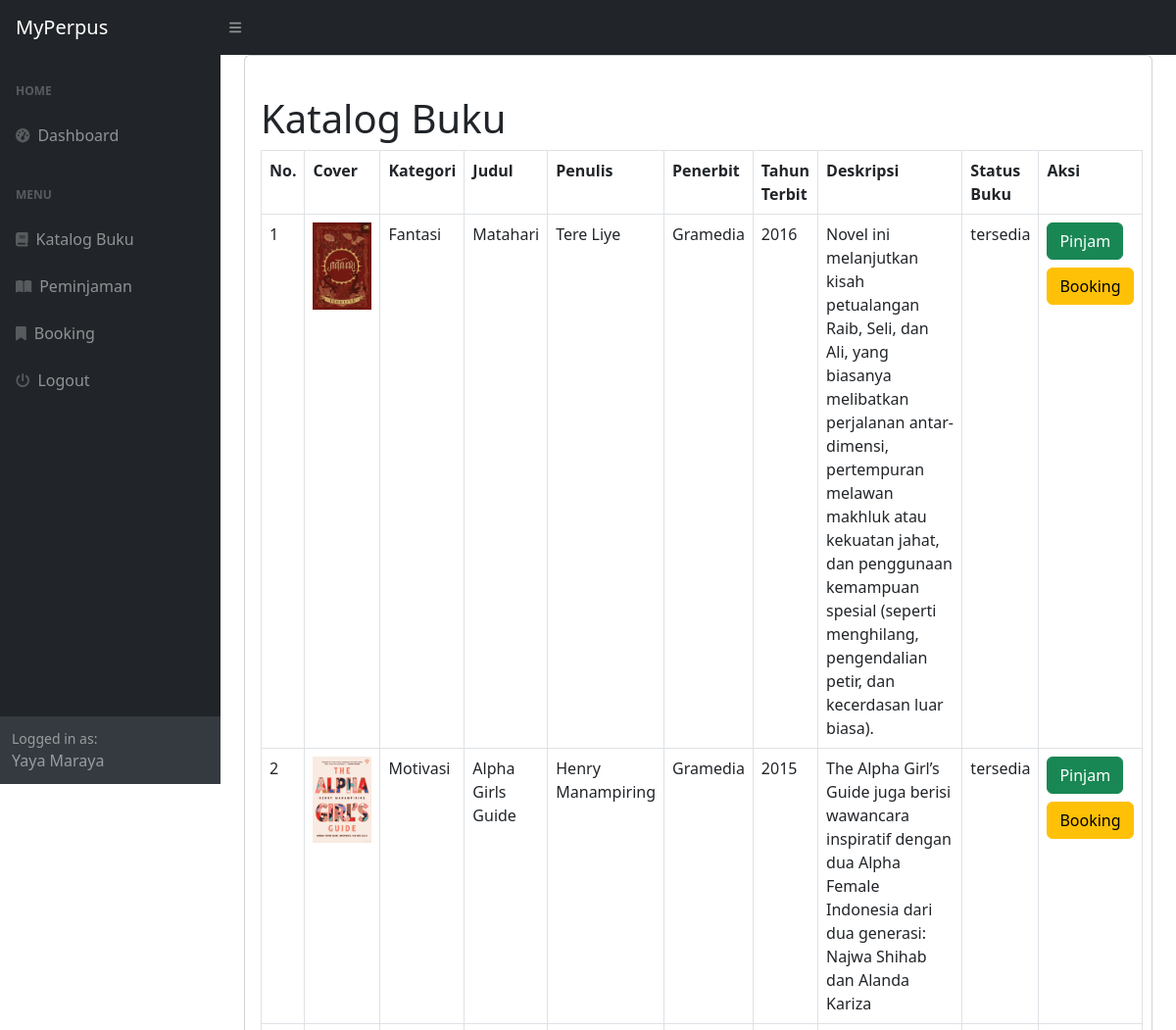
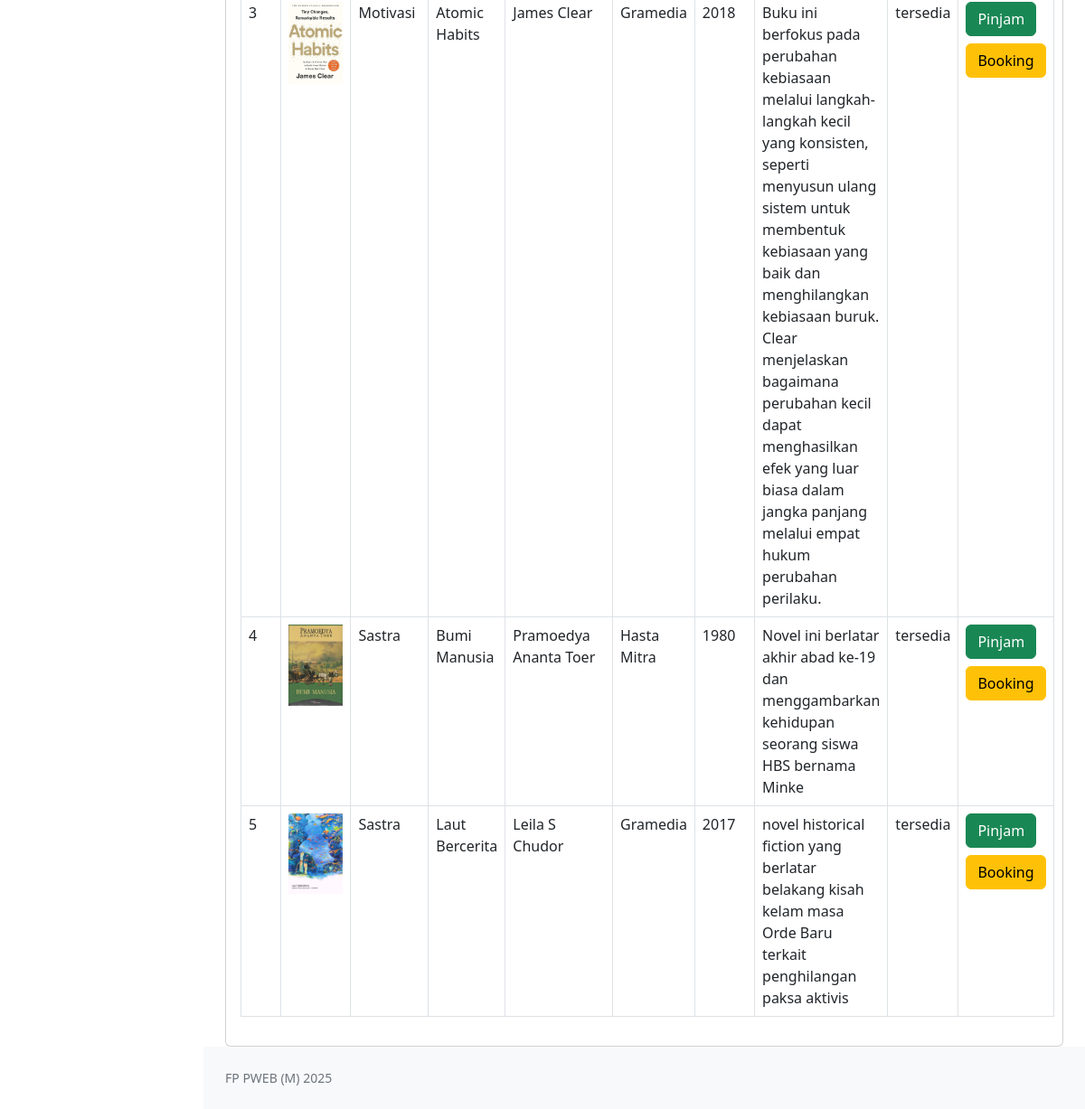
Page /index.php?page=buku (signed in) on the committed database (2 pictures, top to bottom).
### tables this page shows
CREATE TABLE `buku` (
  `id_buku` int(11) NOT NULL,
  `id_kategori` int(11) DEFAULT NULL,
  `judul` varchar(255) DEFAULT NULL,
  `penulis` varchar(255) DEFAULT NULL,
  `penerbit` varchar(255) DEFAULT NULL,
  `tahun_terbit` int(11) DEFAULT NULL,
  `deskripsi` text DEFAULT NULL,
  `status_buku` enum('dipinjam','dibooking','tersedia') DEFAULT 'tersedia',
  `cover` varchar(255) DEFAULT NULL
);

CREATE TABLE `kategori_buku` (
  `id_kategori` int(11) NOT NULL,
  `kategori` varchar(255) DEFAULT NULL
);

### buku.php (the view, shortened to what this page needs)
<div class="card">
    <div class="card-body">
        <h1 class="mt-4">Katalog Buku</h1>
        <div class="row">
            <div class="col-md-12">
                <table class="table table-bordered" id="dataTable" width="100%" cellspacing="0">
                    <tr>
                        <th>No.</th>
                        <th>Cover</th>
                        <th>Kategori</th>
                        <th>Judul</th>
                        <th>Penulis</th>
                        <th>Penerbit</th>
                        <th>Tahun Terbit</th>
                        <th>Deskripsi</th>
                        <th>Status Buku</th>
                        <th>Aksi</th>
                    </tr>
                    <?php
                    $i = 1;
                        $query = mysqli_query($koneksi, "SELECT * FROM buku LEFT JOIN kategori_buku on buku.id_kategori = kategori_buku.id_kategori");
                        while($data = mysqli_fetch_array($query)) {
                            ?>
                            <tr>
                                <td><?php echo $i++; ?></td>
                                <td>
                                    <img src="uploads/<?php echo $data['cover']; ?>" width="60">
                                </td>
                                <td><?php echo $data['kategori']; ?></td>
                                <td><?php echo $data['judul']; ?></td>
                                <td><?php echo $data['penulis']; ?></td>
                                <td><?php echo $data['penerbit']; ?></td>
                                <td><?php echo $data['tahun_terbit']; ?></td>
                                <td><?php echo $data['deskripsi']; ?></td>
                                <td><?php echo $data['status_buku']; ?></td>
                                <td>
                                    <?php if ($_SESSION['pengguna']['status_pengguna'] != 'anggota') { ?>
                                        <a href="?page=buku_ubah&id=<?php echo $data['id_buku']; ?>" class="btn btn-info mb-2">Ubah</a>
                                        <a onclick="return confirm('Yakin ingin menghapus buku?');"
                                        href="?page=buku_hapus&id=<?php echo $data['id_buku']; ?>"
                                        class="btn btn-danger">Hapus</a>
                                    <?php } else { ?>
                                    <?php if ($data['status_buku'] == 'tersedia') { ?>
                                        <a href="?page=pinjam&id=<?php echo $data['id_buku']; ?>" class="btn btn-success mb-2">Pinjam</a>
                                        <a href="?page=booking&id=<?php echo $data['id_buku']; ?>" class="btn btn-warning">Booking</a>
                                    <?php } else { ?>
                                        <button class="btn btn-secondary" disabled>Tidak Tersedia</button>
                                    <?php } ?>
                                    <?php } ?>
                                </td>
                            </tr>
                            <?php
                        }
                    ?>
                </table>
            </div>
        </div>
    </div>
</div>

### rows in the picture
buku: cover (picture), id_kategori.kategori "Fantasi", judul "Matahari", penulis "Tere Liye", penerbit "Gramedia", tahun_terbit "2016", deskripsi "Novel ini melanjutkan kisah petualangan Raib, Seli, dan Ali, yang biasanya melibatkan perjalanan antar-dimensi, pertempuran melawan makhluk atau kekuatan jahat, dan penggunaan kemampuan spesial (seperti menghilang, pengendalian petir, dan kecerdasan luar biasa).", status_buku "tersedia"
buku: cover (picture), id_kategori.kategori "Motivasi", judul "Alpha Girls Guide", penulis "Henry Manampiring", penerbit "Gramedia", tahun_terbit "2015", deskripsi "The Alpha Girl’s Guide juga berisi wawancara inspiratif dengan dua Alpha Female Indonesia dari dua generasi: Najwa Shihab dan Alanda Kariza", status_buku "tersedia"
buku: cover (picture), id_kategori.kategori "Motivasi", judul "Atomic Habits", penulis "James Clear", penerbit "Gramedia", tahun_terbit "2018", deskripsi "Buku ini berfokus pada perubahan kebiasaan melalui langkah-langkah kecil yang konsisten, seperti menyusun ulang sistem untuk membentuk kebiasaan yang baik dan menghilangkan kebiasaan buruk. Clear menjelaskan bagaimana perubahan kecil dapat menghasilkan efek yang luar biasa dalam jangka panjang melalui empat hukum perubahan perilaku.", status_buku "tersedia"
buku: cover (picture), id_kategori.kategori "Sastra", judul "Bumi Manusia", penulis "Pramoedya Ananta Toer", penerbit "Hasta Mitra", tahun_terbit "1980", deskripsi "Novel ini berlatar akhir abad ke-19 dan menggambarkan kehidupan seorang siswa HBS bernama Minke", status_buku "tersedia"
buku: cover (picture), id_kategori.kategori "Sastra", judul "Laut Bercerita", penulis "Leila S Chudor", penerbit "Gramedia", tahun_terbit "2017", deskripsi "novel historical fiction yang berlatar belakang kisah kelam masa Orde Baru terkait penghilangan paksa aktivis", status_buku "tersedia"

### other values in the picture
$_SESSION['pengguna']['nama'] "Yaya Maraya"
